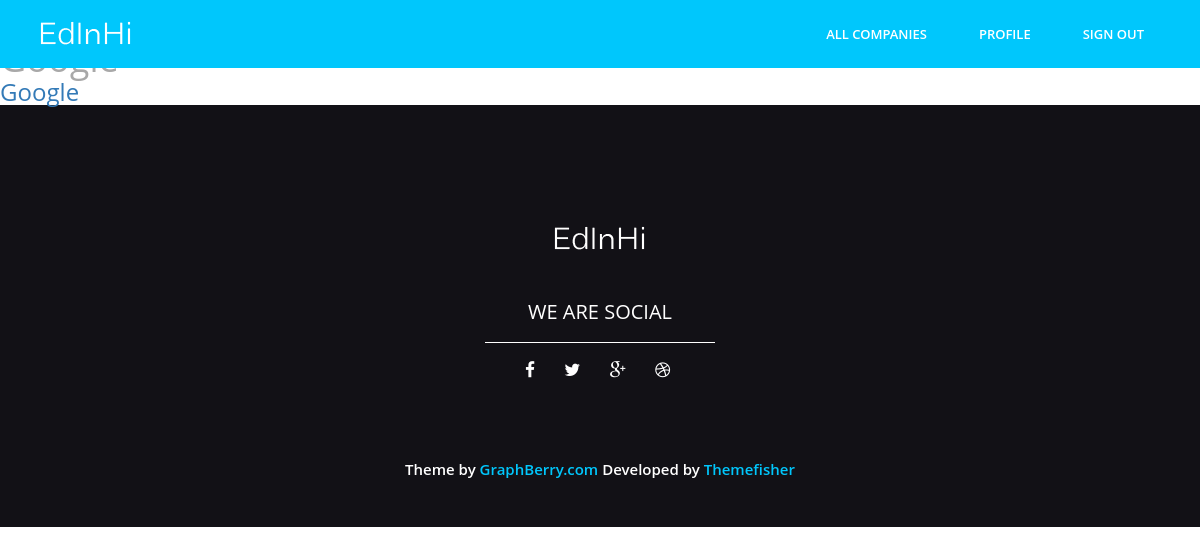
The page /companies/allcompanies (signed in) on the database as committed earlier.
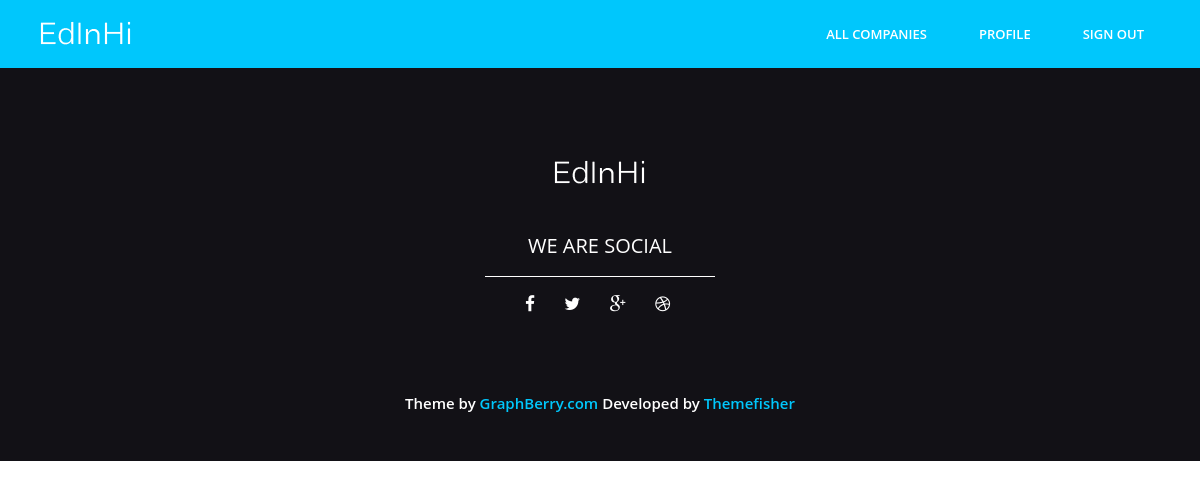
The same page on the database as committed later.
### main_app/models.py (models this page shows)
class AbstractUser(models.Model):
    user = models.OneToOneField(User, on_delete=models.CASCADE)
    is_company = models.BooleanField(default=False)
    phone = models.CharField(max_length=20, null=True, blank=True)
    organization = models.CharField(max_length=100, null=True, blank=True)
    hide_contact_info = models.BooleanField(default=True)
    send_email_about_new_work = models.BooleanField(default=True)
    profile_image = models.ImageField(upload_to='Images/', blank=True, null=True)
    data_of_birth = models.DateField(null=True, blank=True)
    passed_skills = models.ForeignKey(Skill, on_delete=models.CASCADE, null=True, blank=True)
    name = models.CharField(max_length=100, null=True, blank=True)
    email = models.EmailField(null=True, blank=True)
    contact_phone = models.CharField(max_length=20, null=True, blank=True)
    description = models.TextField(null=True, blank=True)
    logo = models.ImageField(upload_to='Images/', blank=True, null=True)
    web_page = models.CharField(max_length=100, null=True, blank=True)
    vacancies = models.ManyToManyField(Vacancy, blank=True)
    def create_profile(sender, **kwargs):
        user = kwargs["instance"]
        if kwargs["created"]:
            up = AbstractUser(user=user)
            up.save()
    post_save.connect(create_profile, sender=User)

### companies_app/views.py (the view)
@login_required
def all_companies(request):
    allCompanies = AbstractUser.objects.filter(is_company=True)
    return render(request, "companies/all_companies.html", {'all_companies' : allCompanies})

### companies_app/templates/companies/all_companies.html (shortened to what this page needs)
{% extends "main_app/base.html" %}
{% block content %}
    <br><br><br>
    {% for company in all_companies %}
        <h1>{{ company.name }}</h1>
        <a href="{% url "detail_company" company.id %}">
                <span class="company_content">
                    <h3>{{ company.name }}</h3>
                </span>
        </a>
    {% endfor %}
{% endblock %}

Rows that differ between the two databases and show on the page:
removed AbstractUser: name "Google"
